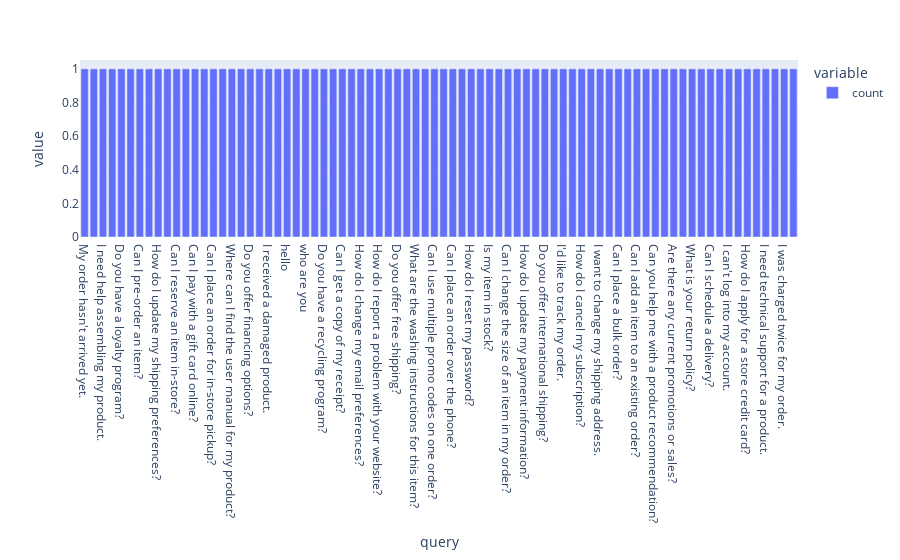

The notebook cell saved with this chart:
### Code cell
px.bar(data["query"].value_counts())

### Figure 1 — Plotly figure (JSON) as saved in the notebook; plotly's stock layout.template omitted (floating-point values rounded to 4 significant figures)
{"data": [{"alignmentgroup": "True", "hovertemplate": "variable=count<br>query=%{x}<br>value=%{y}<extra></extra>", "legendgroup": "count", "marker": {"color": "#636efa", "pattern": {"shape": ""}}, "name": "count", "offsetgroup": "count", "orientation": "v", "showlegend": true, "textposition": "auto", "type": "bar", "x": ["My order hasn't arrived yet.", "What is the processing time for my order?", "I need help assembling my product.", "Is there a mobile app for your store?", "Do you have a loyalty program?", "How do I use a gift card in-store?", "Can I pre-order an item?", "Is my payment information secure?", "How do I update my shipping preferences?", "Do you offer a military discount?", "Can I reserve an item in-store?", "I can't find my order confirmation email.", "Can I pay with a gift card online?", "How do I sign up for your rewards program?", "Can I place an order for in-store pickup?", "Do you offer a warranty on your products?", "Where can I find the user manual for my product?", "What are your customer service hours?", "Do you offer financing options?", "How do I get a price adjustment for a recent purchase?", "I received a damaged product.", "How do I schedule a consultation or appointment?", "hello", "How are you", "who are you", "How do I report a lost or stolen gift card?", "Do you have a recycling program?", "Can I use a competitor's coupon at your store?", "Can I get a copy of my receipt?", "Do you have any upcoming sales or events?", "How do I change my email preferences?", "What is your policy on price adjustments?", "How do I report a problem with your website?", "Can I place a custom order?", "Do you offer free shipping?", "Can I get a replacement part for my product?", "What are the washing instructions for this item?", "Can I use my store credit online?", "Can I use multiple promo codes on one order?", "How do I know if my order went through?", "Can I place an order over the phone?", "I'm having trouble applying a promo code.", "How do I reset my password?", "My promo code has expired. Can I still use it?", "Is my item in stock?", "What is the status of my warranty claim?", "Can I change the size of an item in my order?", "I haven't received a response to my email inquiry.", "How do I update my payment information?", "I can't find the item I'm looking for.", "Do you offer international shipping?", "My account has been locked.", "I'd like to track my order.", "Can I get a refund for my purchase?", "How do I cancel my subscription?", "I have a question about my bill.", "I want to change my shipping address.", "I need to return an item.", "Can I place a bulk order?", "How do I apply for a job at your company?", "Can I add an item to an existing order?", "How long does shipping take?", "Can you help me with a product recommendation?", "My coupon isn't working.", "Are there any current promotions or sales?", "Do you offer price matching?", "What is your return policy?", "How do I unsubscribe from your newsletter?", "Can I schedule a delivery?", "Do you offer gift wrapping?", "I can't log into my account.", "Where is your store located?", "How do I apply for a store credit card?", "Can I exchange an item for a different color?", "I need technical support for a product.", "Where can I find your sizing chart?", "I was charged twice for my order.", "hi"], "xaxis": "x", "y": [1, 1, 1, 1, 1, 1, 1, 1, 1, 1, 1, 1, 1, 1, 1, 1, 1, 1, 1, 1, 1, 1, 1, 1, 1, 1, 1, 1, 1, 1, 1, 1, 1, 1, 1, 1, 1, 1, 1, 1, 1, 1, 1, 1, 1, 1, 1, 1, 1, 1, 1, 1, 1, 1, 1, 1, 1, 1, 1, 1, 1, 1, 1, 1, 1, 1, 1, 1, 1, 1, 1, 1, 1, 1, 1, 1, 1, 1], "yaxis": "y"}], "layout": {"barmode": "relative", "legend": {"title": {"text": "variable"}, "tracegroupgap": 0}, "margin": {"t": 60}, "xaxis": {"anchor": "y", "domain": [0, 1], "title": {"text": "query"}}, "yaxis": {"anchor": "x", "domain": [0, 1], "title": {"text": "value"}}}}
